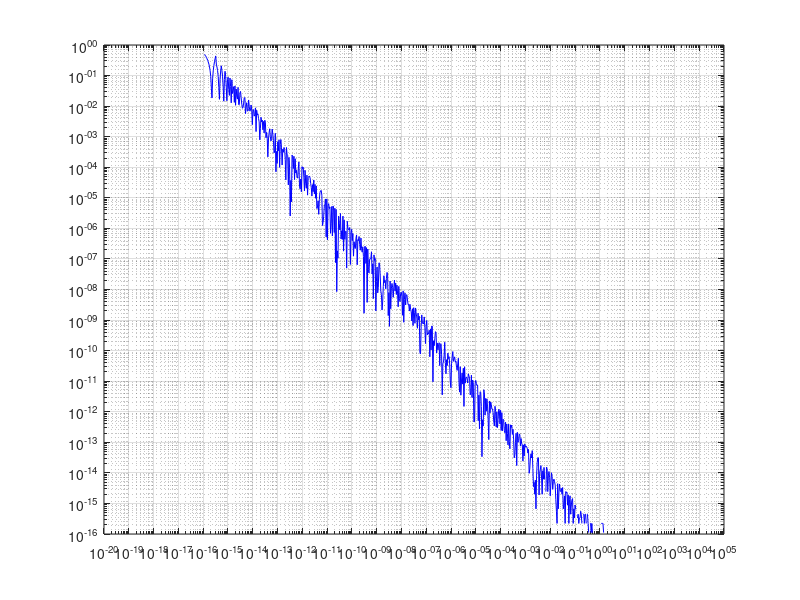

The MATLAB source for this figure:
function  lineintersection()
%UNTITLED4 此处显示有关此函数的摘要
    theta = logspace(-20, 5, 1000);
    xex = 1;
    xnum = theta./(1+theta-1);  % P1, P2组成函数当y等于2的时候的x值
    X = abs(xex - xnum);
    loglog(theta,X, 'b'),hold on   % log图
    grid on
end

